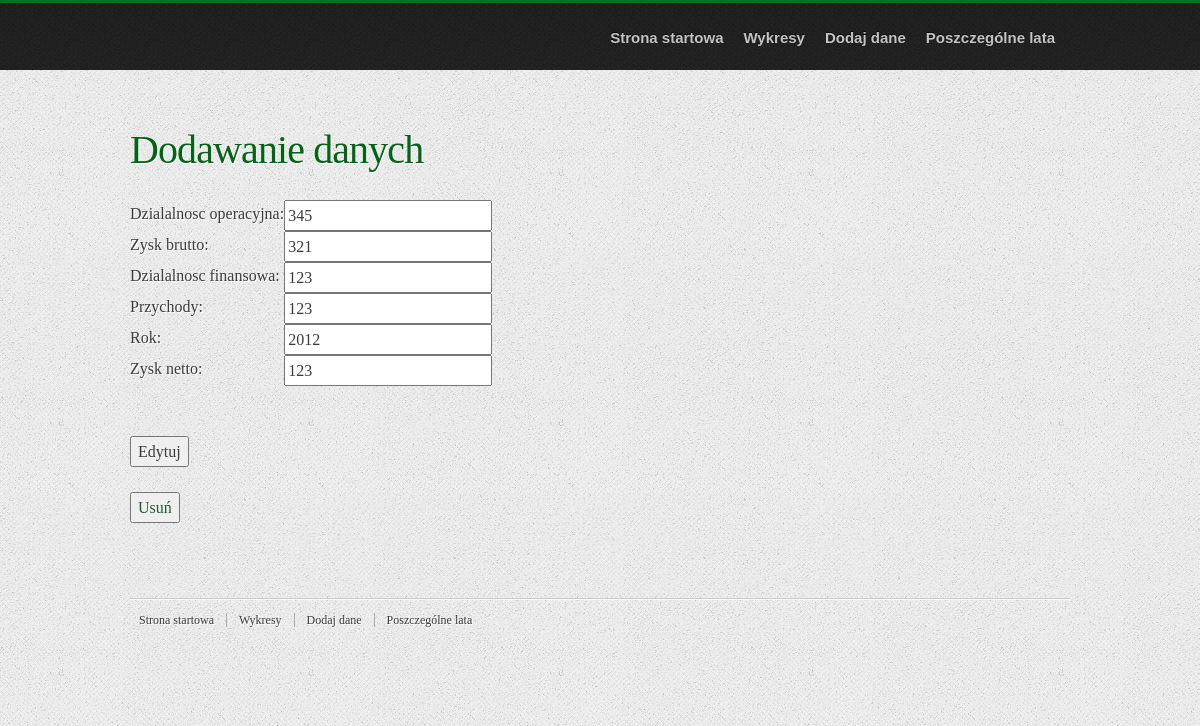
The page /polls/update/7/ on the database its author committed.
### polls/models.py (models this page shows, shortened)
class Dane(models.Model):
    rok = models.CharField(max_length=20)
    przychody = models.CharField(max_length=20)
    zysk_brutto = models.CharField(max_length=20)
    dzialalnosc_operacyjna = models.CharField(max_length=20)
    dzialalnosc_finansowa = models.CharField(max_length=20)
    zysk_netto = models.CharField(max_length=20)

### polls/views.py (the view)
# urls.py: path('update/<int:id>/', update_datas, name='update_datas'),
def update_datas(request, id):
    data = Dane.objects.get(id=id)
    form = DataForm(request.POST or None, instance=data)
    if form.is_valid():
        form.save()
        return redirect('list_datas')
    return render(request, 'datas-form.html', {'form': form, 'data': data})

### polls/forms.py
class DataForm(forms.ModelForm):
    class Meta:
        model = Dane
        fields = {'rok',  'przychody', 'zysk_brutto', 'dzialalnosc_operacyjna', 'dzialalnosc_finansowa', 'zysk_netto'}

### templates/datas-form.html (shortened to what this page needs)
{% load staticfiles %}
<!DOCTYPE html>
<html lang="en">
<head>
    {% include 'base/css.html' %}
    <link rel="stylesheet" type="text/css" href="{% static 'style.css' %}">
</head>
<body>
<div id="header-wrap">
    <header>
        <nav>
            <ul>
                <li><a href="{% url 'home' %}">Strona startowa</a></li>
                <li><a href="{% url 'home' %}#services">Wykresy</a></li>
                <li><a href="{% url 'dodanie_danych' %}">Dodaj dane</a></li>
                <li><a href="{% url 'years' %}">Poszczególne lata</a></li>
            </ul>
        </nav>
    </header>
</div>
<div class="content-wrap">
    <section id="services">
        <h1>Dodawanie danych</h1>
        <form method="POST">
            <table>
                {{ form.as_table }}
            </table>
            <br>
            <br>
            <button type="submit">Edytuj</button>
        </form>
        <br>
        <p>
            {% if data %}
                <button>
                    <a href="{% url 'delete_datas' data.id %}">Usuń</a>
                </button>
            {% endif %}
        </p>
    </section>
</div>
<footer>
    <div class="footer-content">
        <ul class="footer-menu">
            <li><a href="{% url 'home' %}">Strona startowa</a></li>
            <li><a href="{% url 'home' %}#services">Wykresy</a></li>
            <li><a href="{% url 'dodanie_danych' %}">Dodaj dane</a></li>
            <li><a href="{% url 'years' %}">Poszczególne lata</a></li>
        </ul>
    </div>
</footer>
</body>
</html>

### static/style.css (style rules this page uses)
﻿ html, body, div, span, applet, object, iframe, h1, h2, h3, h4, h5, h6, p, blockquote, pre, a, abbr, acronym, address, big, cite, code, del, dfn, em, img, ins, kbd, q, s, samp, small, strike, strong, sub, sup, tt, var, b, u, i, center, dl, dt, dd, ol, ul, li, fieldset, form, label, legend, table, caption, tbody, tfoot, thead, tr, th, td, article, aside, canvas, details, embed, figure, figcaption, footer, header, hgroup, menu, nav, output, ruby, section, summary, time, mark, audio, video { margin: 0; padding: 0; border: 0; font-size: 100%; font: inherit; vertical-align: baseline; }
html { overflow-y: scroll; }
body { font-family: Georgia, Serif; font-size: 16px; line-height: 25px; color: #3B3B3B; background: url(images/bg.png) left top repeat; text-shadow: 1px 1px 0 rgba(255, 255, 255, 1); }
p { margin-bottom: 25px; }
a:link, a:visited { color: #285935; text-decoration: none; outline: 0; }
h1 { font-size: 40px; line-height: 50px; letter-spacing: -0.9px; color: #046416; margin-left: -2px; }
ul, ol { margin-bottom: 25px; padding: 0 20px; }
ul { list-style: disc; }
input, select { vertical-align: middle; }
#header-wrap { background: url(images/header-bg.png); width: 100%; height: 70px; z-index: 99999; position: fixed; top: 0; left: 0; }
header { position: relative; width: 940px; height: 70px; margin: 0 auto; }
.content-wrap { width: 940px; margin: 0 auto; }
.content-wrap section { position: relative; padding: 125px 0 25px 0; background: url(images/section-sep.png) repeat-x left 25px; }
footer { position: relative; background: url(images/section-sep.png) repeat-x left 25px; width: 940px; margin: 0 auto; padding-top: 125px; }
header nav { float: right; margin-top: 25px; }
header nav ul { font: bold 15px/25px Helvetica, Arial, Sans-serif; margin-right: -5px; padding: 0; list-style: none; }
header nav ul li { float: left; }
header nav ul a:link, header nav ul a:visited { color: #c5c4c4; margin-right: 20px; text-shadow: 0 -1px 0 rgba(10, 10, 10, 1); }
section#services h1 { margin: 0 0 25px 0; }
footer .footer-content { position: relative; width: 900px; top: -105px; }
footer ul.footer-menu { float: left; margin: 20px 0 5px -3px; padding: 0; list-style: none; }
footer ul.footer-menu li { float: left; }
footer ul.footer-menu li a { display: block; font-family: "MerriweatherBold", Serif; font-size: .75em; line-height: 1em; color: #3B3B3B; padding: 1px 12px; border-left: 1px solid #ADADAD; text-shadow: 1px 1px 0 rgba(255, 255, 255, 1); }
footer ul.footer-menu li:first-child a { border: none; }

### rows shown on the page
Dane: dzialalnosc_operacyjna "345", zysk_brutto "321", dzialalnosc_finansowa "123", przychody "123", rok "2012", zysk_netto "123"
